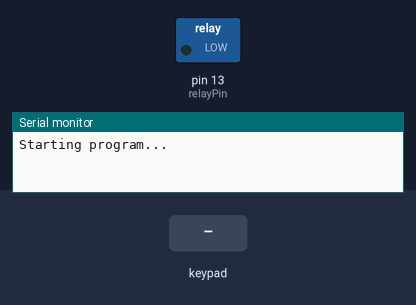
The sketch below on a simulated Arduino Uno, built with avr-gcc and run on an emulated ATmega328P. Parts: switched loads named in the sketch (green lamp = pin HIGH), the last lines printed to the serial monitor. The test bench sets the inputs (shaded band).

Above: at 1.2 s.
1.3 s: keypad keys 0 8 0 6 pressed 0.4 s apart
At 3.5 s:
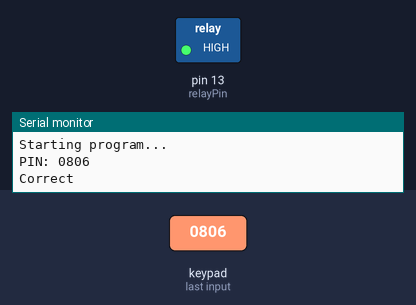
4.4 s: keypad keys 2 3 4 5 pressed 0.4 s apart
Timing chart, 0 to 9.0 s (numbered marks = the images above; inputs shaded):
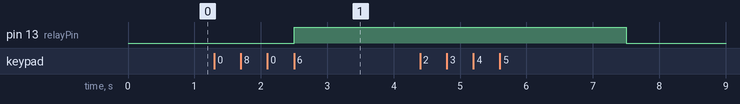

The sketch:

Keypad.ino
```cpp
#include <Keypad.h>

const byte ROWS = 4; // number of rows
const byte COLS = 4; // number of columns
char keys[ROWS][COLS] = {
  {'1', '2', '3', 'A'},
  {'4', '5', '6', 'B'},
  {'7', '8', '9', 'C'},
  {'#', '0', '*', 'D'}
};

byte rowPins[ROWS] = {2, 3, 4, 5}; // row pinouts of the keypad
byte colPins[COLS] = {6, 7, 8, 9}; // column pinouts of the keypad
Keypad keypad = Keypad(makeKeymap(keys), rowPins, colPins, ROWS, COLS);

const int pinLength = 4;
const char pin[pinLength] = {'0', '8', '0', '6'};

const int relayPin = 13;

char input[pinLength];
int index = 0;

void setup()
{
  Serial.begin(9600);
  Serial.println("Starting program...");

  pinMode(relayPin, OUTPUT);
  digitalWrite(relayPin, LOW);

}

void loop()
{
  char key = keypad.getKey();

  if (key != NO_KEY) {
    input[index] = key;
    index++;

    if (index == pinLength) {
      Serial.print("PIN: ");
      printArray(input, pinLength);
      Serial.println();

      if (checkPin(input, pinLength)) {
        Serial.println("Correct");
        digitalWrite(relayPin, HIGH);
        delay(5000);
        digitalWrite(relayPin, LOW);
      } else {
        Serial.println("Wrong");
      }

      index = 0;
    }
  }
}

void printArray(const char *arr, int size)
{
  for (int i = 0; i < size; i++) {
    Serial.print(arr[i]);
  }
}

bool checkPin(const char *arr, int size)
{
  if (size != pinLength) {
    return false;
  }
  for (int i = 0; i < size; i++) {
    if (pin[i] != arr[i]) {
      return false;
    }
  }
  return true;
}
```

Measured:
- after the input at 1.3 s, pin 13 (relayPin): LOW → HIGH after 1.2 s
